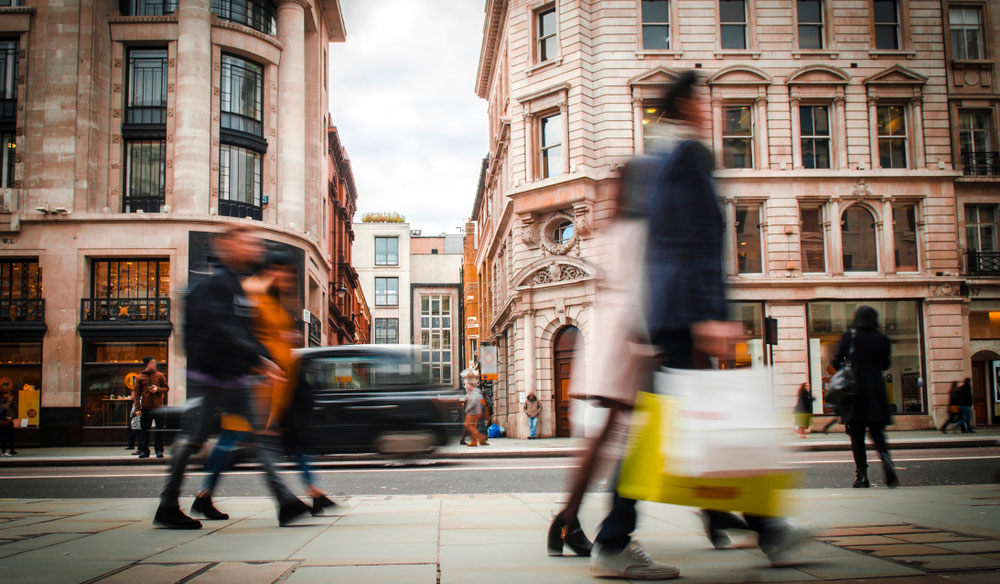
#> input picture Blur filter/blur.jpg, 1000 x 584 px
$ python MotionBlurAlg.py blur.jpg
#> lines starting #> are read from the running program, lines starting #| are printed output that depends on the picture
from __future__ import print_function

import numpy as np
import cv2
from common import nothing
def blur_edge(img, d=31):
#> called with d = 31
    h, w  = img.shape[:2]
#> h = 584; w = 1000
    img_pad = cv2.copyMakeBorder(img, d, d, d, d, cv2.BORDER_WRAP)
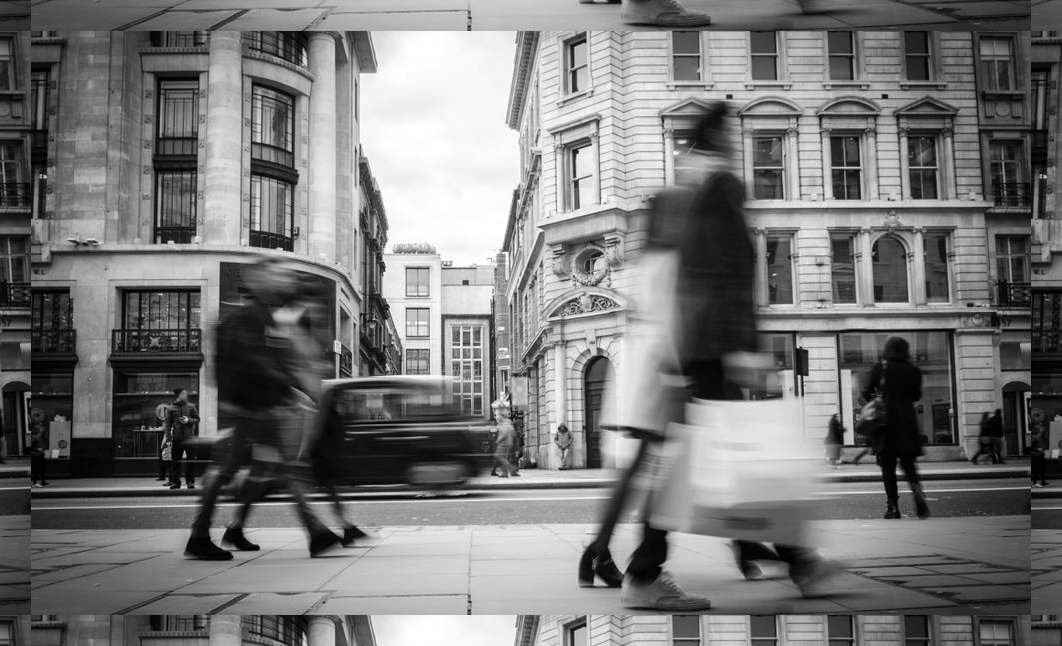
#> img_pad: shape (646, 1062) float32; min 0, max 1, mean 0.467
    img_blur = cv2.GaussianBlur(img_pad, (2*d+1, 2*d+1), -1)[d:-d,d:-d]
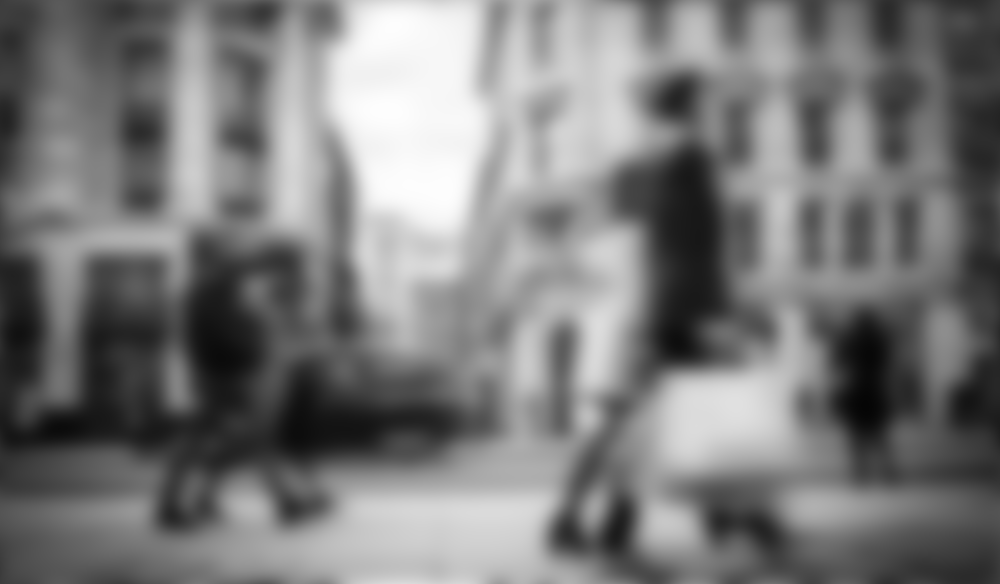
#> img_blur: shape (584, 1000) float32; min 0.0217, max 0.996, mean 0.482
    y, x = np.indices((h, w))
    dist = np.dstack([x, w-x-1, y, h-y-1]).min(-1)
    w = np.minimum(np.float32(dist)/d, 1.0)
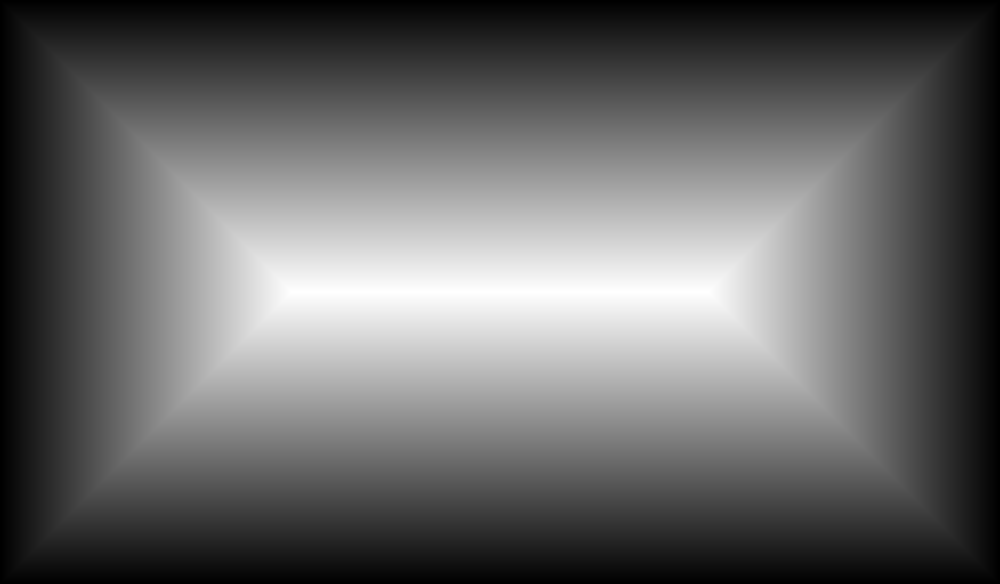
#> dist: shape (584, 1000) int64; min 0, max 291, mean 117.1; drawn with min black and max white
    return img*w + img_blur*(1-w)
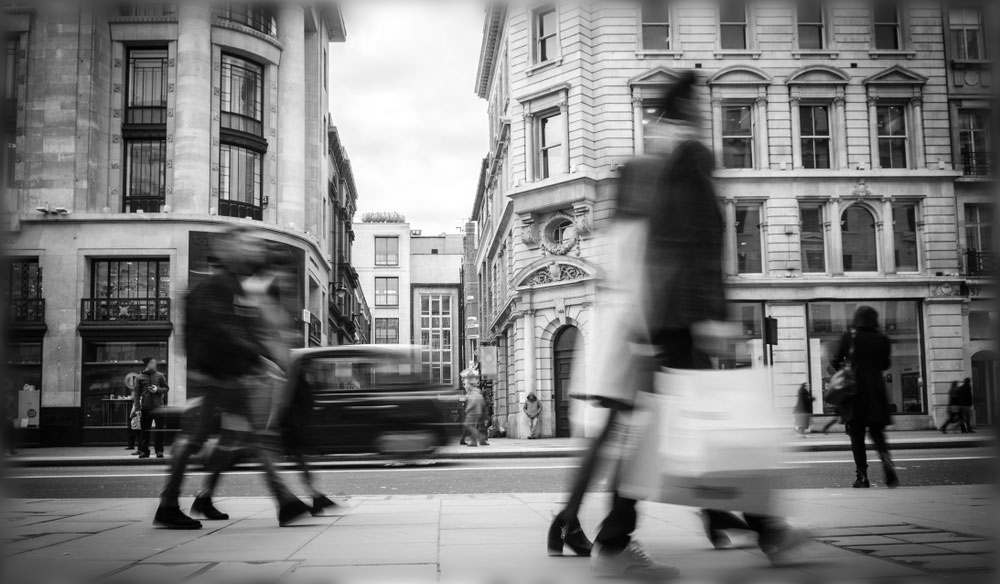
#> returned value: shape (584, 1000) float32; min 0, max 1, mean 0.483

def motion_kernel(angle, d, sz=65):
    kern = np.ones((1, d), np.float32)
    c, s = np.cos(angle), np.sin(angle)
    A = np.float32([[c, -s, 0], [s, c, 0]])
    sz2 = sz // 2
    A[:,2] = (sz2, sz2) - np.dot(A[:,:2], ((d-1)*0.5, 0))
    kern = cv2.warpAffine(kern, A, (sz, sz), flags=cv2.INTER_CUBIC)
    return kern

def defocus_kernel(d, sz=65):
    kern = np.zeros((sz, sz), np.uint8)
    cv2.circle(kern, (sz, sz), d, 255, -1, cv2.LINE_AA, shift=1)
    kern = np.float32(kern) / 255.0
    return kern


if __name__ == '__main__':
    import sys, getopt
    opts, args = getopt.getopt(sys.argv[1:], '', ['circle', 'angle=', 'd=', 'snr='])
    opts = dict(opts)
    try:
        fn = args[0]
    except:
        fn = 'blur.jpg'

    win = 'deconvolution'

    img = cv2.imread(fn, 0)
    img = np.float32(img)/255.0
    cv2.imshow('input', img)

    img = blur_edge(img)
    IMG = cv2.dft(img, flags=cv2.DFT_COMPLEX_OUTPUT)

    defocus = '--circle' in opts

    def update(_):
        ang = np.deg2rad( cv2.getTrackbarPos('angle', win) )
        d = cv2.getTrackbarPos('d', win)
        noise = 10**(-0.1*cv2.getTrackbarPos('SNR (db)', win))

        if defocus:
            psf = defocus_kernel(d)
        else:
            psf = motion_kernel(ang, d)
        cv2.imshow('psf', psf)
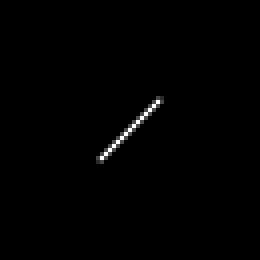
#> window 'psf': shape (65, 65) (shown 4 times larger); min 0, max 255, mean 1.5

        psf /= psf.sum()
        psf_pad = np.zeros_like(img)
        kh, kw = psf.shape
        psf_pad[:kh, :kw] = psf
        PSF = cv2.dft(psf_pad, flags=cv2.DFT_COMPLEX_OUTPUT, nonzeroRows = kh)
        PSF2 = (PSF**2).sum(-1)
        iPSF = PSF / (PSF2 + noise)[...,np.newaxis]
        RES = cv2.mulSpectrums(IMG, iPSF, 0)
        res = cv2.idft(RES, flags=cv2.DFT_SCALE | cv2.DFT_REAL_OUTPUT )
        res = np.roll(res, -kh//2, 0)
        res = np.roll(res, -kw//2, 1)
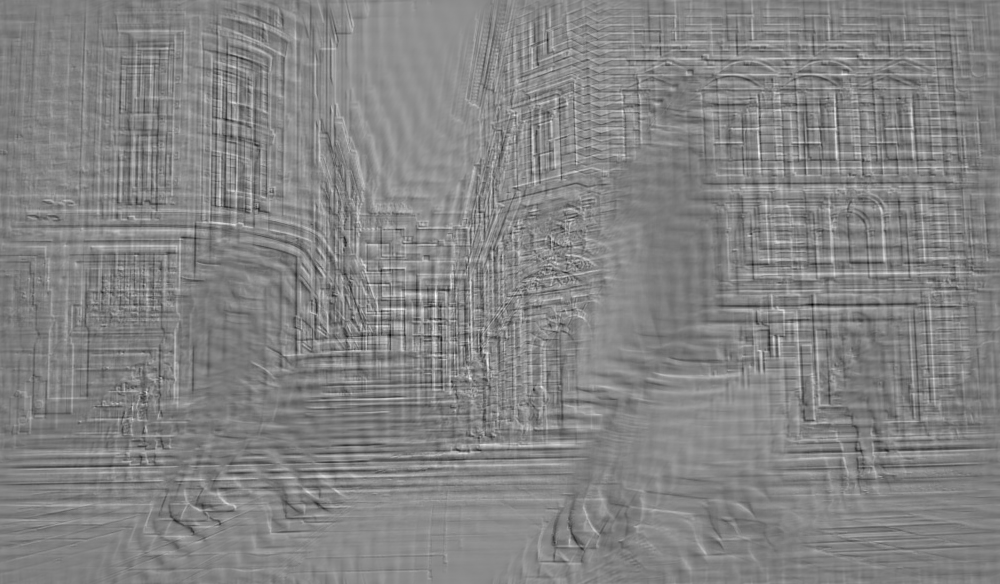
#> res: shape (584, 1000) float32; min -4.5, max 5.15, mean 0.481; drawn with min black and max white
        cv2.imshow(win, res)
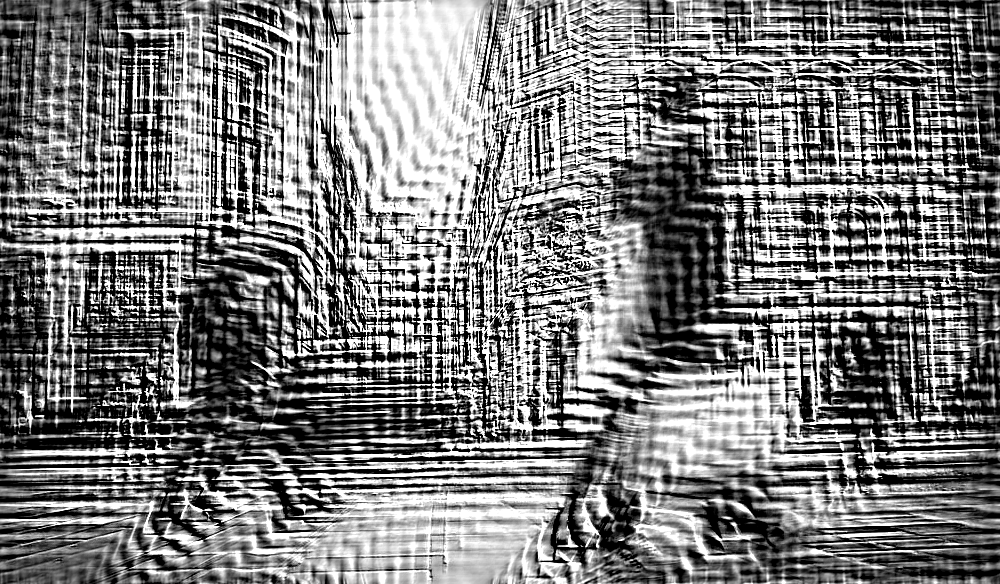
#> window 'deconvolution': shape (584, 1000); min 0, max 255, mean 124.3

    cv2.namedWindow(win)
    cv2.namedWindow('psf', 0)
    cv2.createTrackbar('angle', win, int(opts.get('--angle', 135)), 180, update)
    cv2.createTrackbar('d', win, int(opts.get('--d', 22)), 50, update)
    cv2.createTrackbar('SNR (db)', win, int(opts.get('--snr', 25)), 50, update)
    update(None)

    while True:
        ch = cv2.waitKey()
#> (key Esc is pressed here)
        if ch == 27:
            break
        if ch == ord(' '):
            defocus = not defocus
            update(None)
